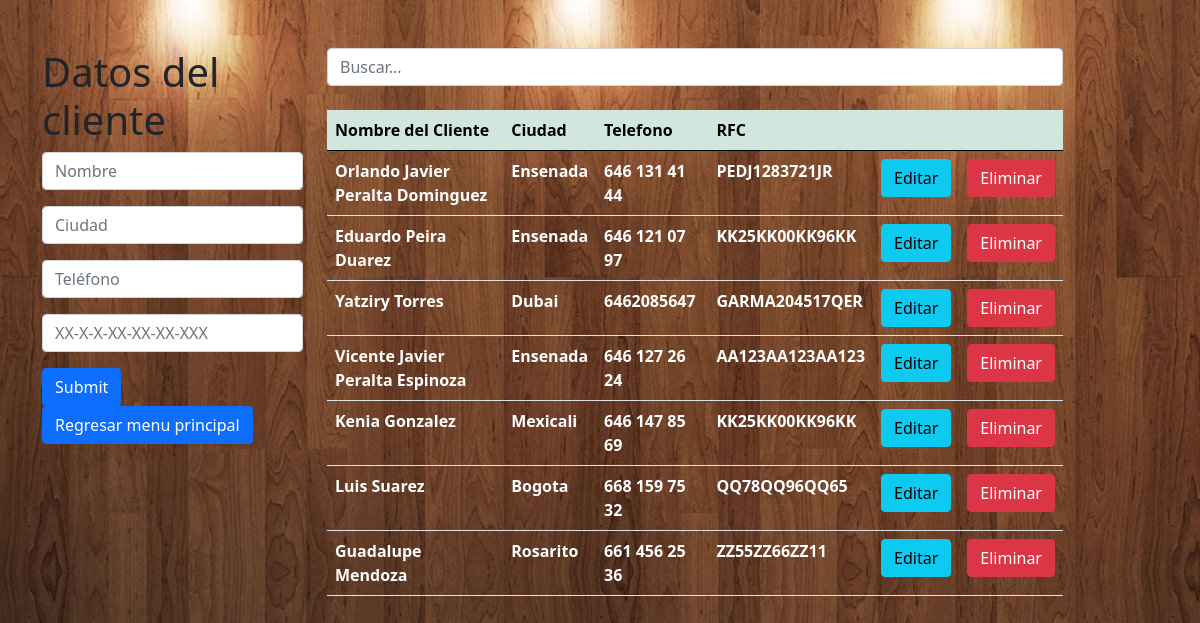
The app's page /cliente.php with its own data.
### tables this page shows
CREATE TABLE `cliente` (
  `IDCliente` varchar(15) NOT NULL,
  `Nombre_Cliente` varchar(45) DEFAULT NULL,
  `Ciudad` varchar(25) DEFAULT NULL,
  `Telefono` varchar(15) DEFAULT NULL,
  `RFC` varchar(30) DEFAULT NULL
);

### cliente.php (the view, shortened to what this page needs)
<?php
 include("conexioncliente.php");
$sql="SELECT *  FROM cliente";
$query=mysqli_query($conn,$sql);
?>
<!DOCTYPE html>
<html lang="en">
    <head>
        <link href="css/style.css" rel="stylesheet">
        <link href="https://cdn.jsdelivr.net/npm/bootstrap@5.0.0-beta1/dist/css/bootstrap.min.css" rel="stylesheet">
    </head>
    <body background = "fondo6.jpg">
<div class="container mt-5">
<div class="row">
    <div class="col-md-3">
    <h1 >Datos del cliente </h1>
    <form action="insertarcliente.php" method="POST">
    <input type="text" class="form-control mb-3" name="nombre" placeholder="Nombre" required>
    <input type="text" class="form-control mb-3" name="ciudad" placeholder="Ciudad"required>
    <input type="text" class="form-control mb-3" name="telefono" placeholder="Tel&eacute;fono" minlength="4" maxlength="13" required>
    <input type="text" class="form-control mb-3" name="rfc" placeholder="XX-X-X-XX-XX-XX-XXX" minlength="4" maxlength="13" required>
    <input type="submit" class="btn btn-primary">
    <a href="menu.html" class="btn btn-primary">Regresar menu principal </a>
</form>
</div>
<div class="col-md-8">
<input class="form-control" id="myInput" type="text" placeholder="Buscar...">
<br>
<table class="table" >
    <thead class="table-success table-striped" >
        <tr>
        <th>Nombre del Cliente</th>
        <th>Ciudad</th>
        <th>Telefono</th>
        <th>RFC</th>
        <th></th>
        <th></th>
        </tr>
        </thead>
        <tbody id="myTable">
<?php
while($row=mysqli_fetch_array($query)){
?>
    <tr>
<th><div style="color: white" </div><?php  echo $row['Nombre_Cliente']?></th>
<th><div style="color: white"</div><?php  echo $row['Ciudad']?></th>
<th><div style="color: white"</div><?php  echo $row['Telefono']?></th>
<th><div style="color: white"</div><?php  echo $row['RFC']?></th>
<th><a href="actualizarcliente.php?id=<?php echo $row['IDCliente'] ?>" class="btn btn-info">Editar</a></th>
<th><a href="deletecliente.php?id=<?php echo $row['IDCliente'] ?>" class="btn btn-danger" onclick="clicked(event)" >Eliminar</a></th>
</tr>
<?php
}
?>
</tbody>
</table>
</div>
</div>
</div>
</body>
</html>

### style.css (style rules this page uses)
* { margin: 0; padding: 0; box-sizing: border-box; }

### records on screen
cliente: Nombre_Cliente "Orlando Javier Peralta Dominguez", Ciudad "Ensenada", Telefono "646 131 41 44", RFC "PEDJ1283721JR"
cliente: Nombre_Cliente "Eduardo Peira Duarez", Ciudad "Ensenada", Telefono "646 121 07 97", RFC "KK25KK00KK96KK"
cliente: Nombre_Cliente "Yatziry Torres", Ciudad "Dubai", Telefono "6462085647", RFC "GARMA204517QER"
cliente: Nombre_Cliente "Vicente Javier Peralta Espinoza", Ciudad "Ensenada", Telefono "646 127 26 24", RFC "AA123AA123AA123"
cliente: Nombre_Cliente "Kenia Gonzalez", Ciudad "Mexicali", Telefono "646 147 85 69", RFC "KK25KK00KK96KK"
cliente: Nombre_Cliente "Luis Suarez", Ciudad "Bogota", Telefono "668 159 75 32", RFC "QQ78QQ96QQ65"
cliente: Nombre_Cliente "Guadalupe Mendoza", Ciudad "Rosarito", Telefono "661 456 25 36", RFC "ZZ55ZZ66ZZ11"
